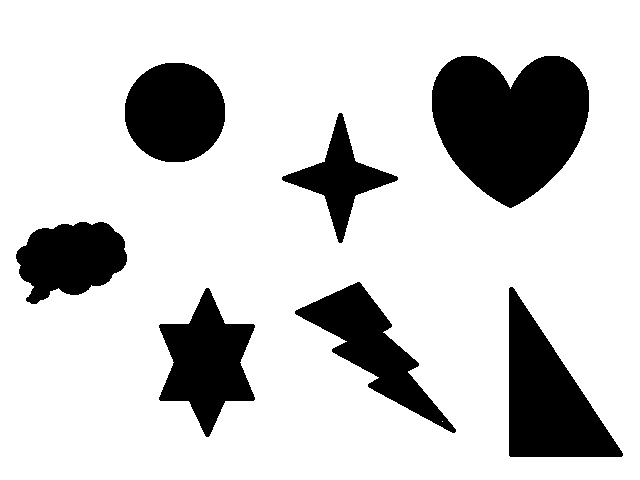
#> input picture 30/image.png, 640 x 480 px
$ python 30.py
#> lines starting #> are read from the running program, lines starting #| are printed output that depends on the picture; after the words box and inside, x2 and y2 are one past the last pixel; in counts of white or black regions, pixels touching at a corner belong together
#////////////////////////////CvFindContours////////////////////////////////////////////////////
#//Mode:
#//    CV_RETR_EXTERNAL -  Recupera apenas os contornos exteriores extremas.
#//    CV_RETR_LIST - Recupera todos os contornos , sem estabelecer quaisquer relacoes hierarquicas .
#//    CV_RETR_CCOMP - Recupera todos os contornos e as organiza em uma hierarquia de dois niveis : no nivel superior sao os limites externos dos componentes, no segundo nivel sao os limites dos buracos.
#//    CV_RETR_TREE - recupera todos os contornos e reconstroi a hierarquia completa de contornos aninhados .
#//
#//Metodo:
#//    CV_CHAIN_APPROX_NONE - Absolutamente todos os pontos de contorno. Ou seja, a cada 2 pontos de um contorno armazenados com este metodo sao vizinhos 8- conectadas entre si.
#//    CV_CHAIN_APPROX_SIMPLE - Comprime segmentos horizontais , verticais e diagonais e deixa apenas os seus pontos finais.
#//    CV_CHAIN_APPROX_TC89_L1,CV_CHAIN_APPROX_TC89_KCOS - Aplica um dos sabores do algoritmo de aproximacao cadeia Teh- Chin , ver TehChin89 .

import cv2
import numpy as np

# Read a rgb image
image = cv2.imread('image.png')
#> image is the input picture: shape (480, 640, 3); min 0, max 255, mean 204.2

# Transform to grayscale
grayscale_image = cv2.cvtColor(image, cv2.COLOR_BGR2GRAY)

# Apply the Canny filter
canny_image = cv2.Canny(grayscale_image, 80, 180)
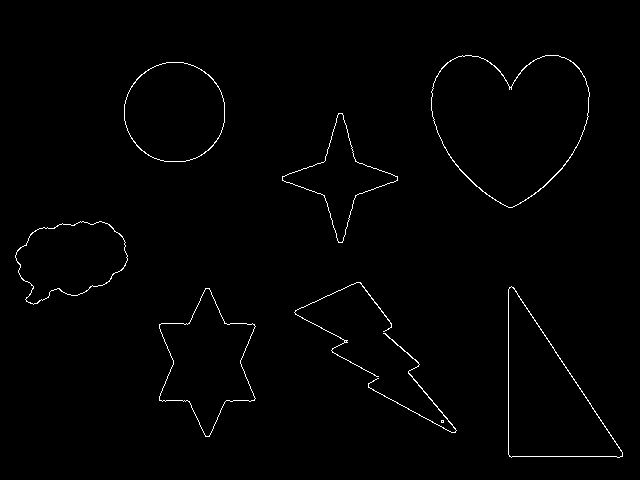
#> canny_image: shape (480, 640); 1% white in thin lines or dots, all inside (x1, y1, x2, y2) = (15, 55, 623, 458)

#o cv2.findContours encontra muitos contornos que estão na imagem.
contours, hierarchy = cv2.findContours(canny_image, cv2.RETR_TREE, cv2.CHAIN_APPROX_SIMPLE)
#> contours = 17 contours, 3 with area under 20; largest, box (x1, y1, x2, y2) and area: (431, 55, 590, 208) 17413, (431, 55, 590, 208) 17296, (508, 286, 623, 458) 10254, (508, 286, 623, 458) 10200, (124, 62, 225, 162) 7919

# Create a copy of the image to draw the contours
contour_img = np.copy(image)

#o cv2.drawContours desenha todos contornos encontrados
cv2.drawContours(contour_img, contours, -1, (0, 0, 255), 3)
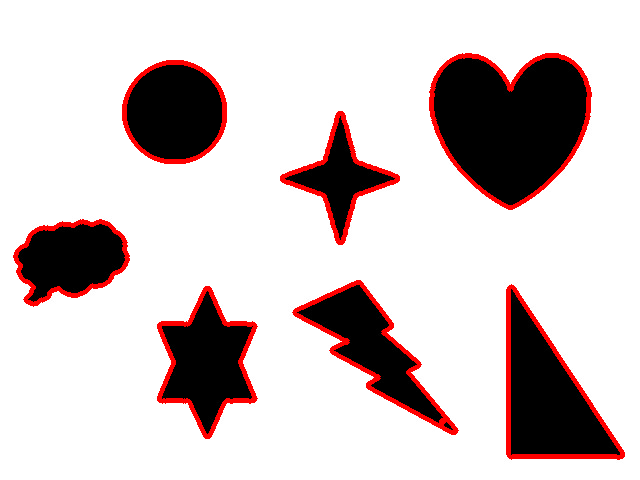
#> contour_img: shape (480, 640, 3); 4.56% of pixels changed, all inside (x1, y1, x2, y2) = (13, 53, 625, 460)
#passa a cópia da imagem, depois o que companha a variável acima "contours".  -1 é..., o (0, 0, 255) é a cor do contorno, o 3 é a grossura do contorno.

# Show the input image
cv2.imshow('Input grayscale image', grayscale_image)

# Show the contours found
cv2.imshow('Contours', contour_img)
cv2.waitKey(0)

$ run again, with 30/test.jpg saved as 30/image.png
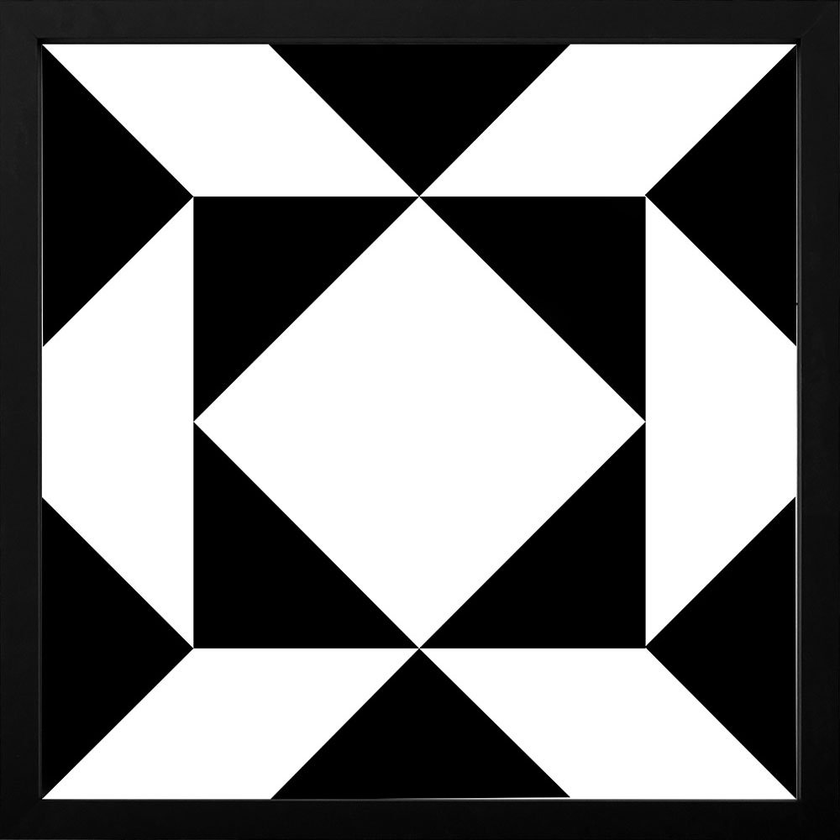
#> input picture 30/test.jpg, 840 x 840 px, shrunk from 1000 x 1000 before the run
#> image is the input picture: shape (840, 840, 3); min 0, max 255, mean 123.3
#> `canny_image = cv2.Canny(grayscale_image, 80, 180)`:
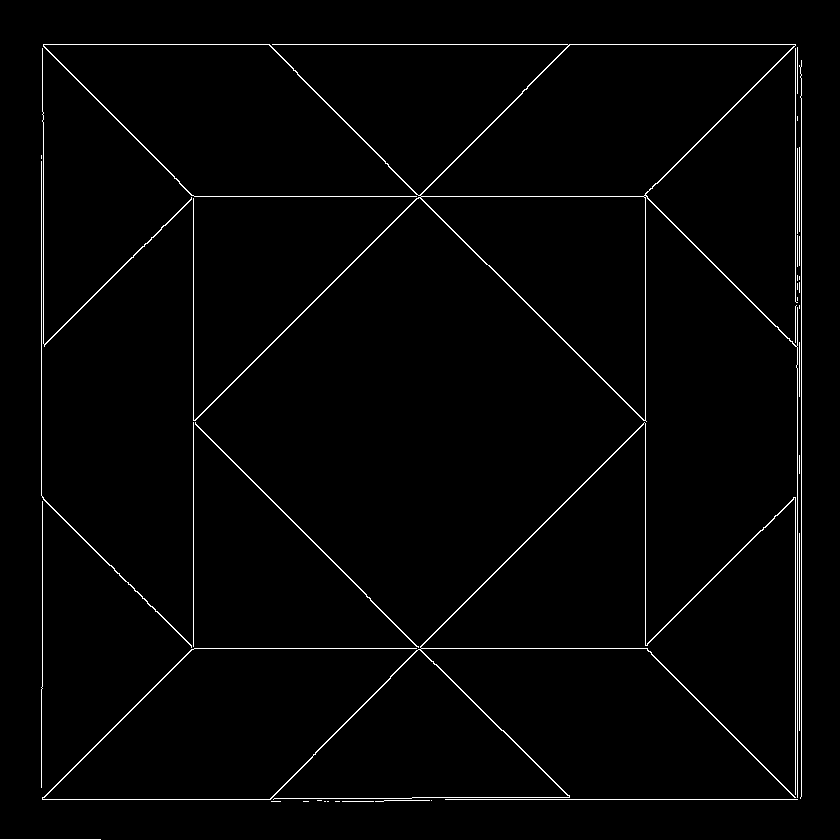
#> canny_image: shape (840, 840); 1.8% white in thin lines or dots
#> contours = 40 contours, 33 with area under 20; largest, box (x1, y1, x2, y2) and area: (43, 44, 798, 798) 60652, (420, 44, 796, 197) 34088, (420, 196, 646, 421) 25378, (42, 422, 796, 800) 955, (195, 422, 419, 648) 221, (42, 48, 192, 347) 142, (41, 161, 192, 648) 140
#> `cv2.drawContours(contour_img, contours, -1, (0, 0, 255), 3)`:
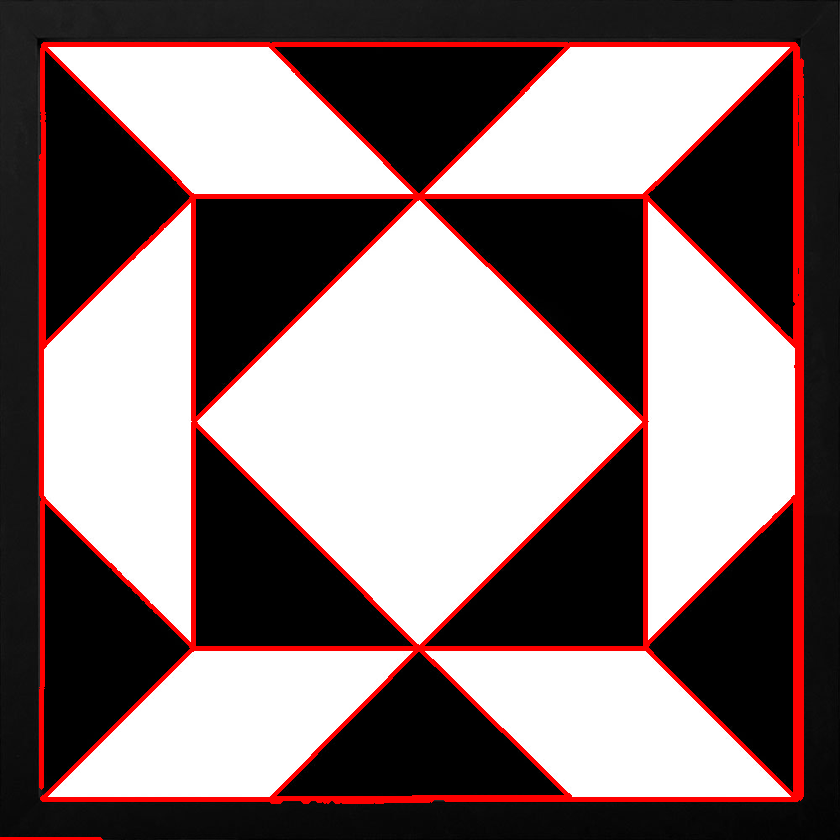
#> contour_img: shape (840, 840, 3); 6.43% of pixels changed, all inside (x1, y1, x2, y2) = (0, 42, 804, 840)
